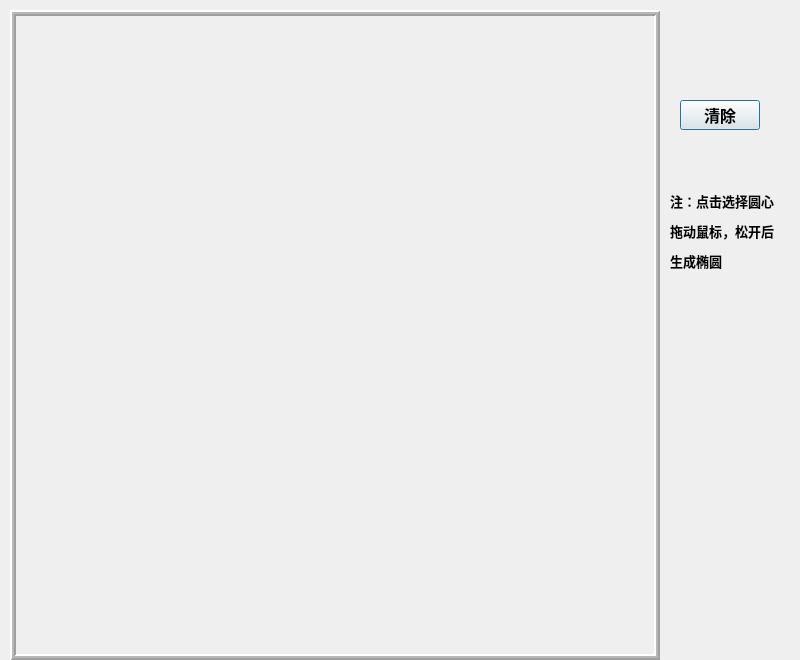
<?xml version="1.0" encoding="UTF-8"?>
<ui version="4.0">
 <class>Ellipse</class>
 <widget class="QDialog" name="Ellipse">
  <property name="geometry">
   <rect>
    <x>0</x>
    <y>0</y>
    <width>800</width>
    <height>660</height>
   </rect>
  </property>
  <property name="windowTitle">
   <string>Dialog</string>
  </property>
  <widget class="QLabel" name="label">
   <property name="geometry">
    <rect>
     <x>10</x>
     <y>10</y>
     <width>650</width>
     <height>650</height>
    </rect>
   </property>
   <property name="frameShape">
    <enum>QFrame::Box</enum>
   </property>
   <property name="frameShadow">
    <enum>QFrame::Raised</enum>
   </property>
   <property name="lineWidth">
    <number>2</number>
   </property>
   <property name="midLineWidth">
    <number>2</number>
   </property>
   <property name="text">
    <string/>
   </property>
  </widget>
  <widget class="QPushButton" name="ClearBtn">
   <property name="geometry">
    <rect>
     <x>680</x>
     <y>100</y>
     <width>80</width>
     <height>30</height>
    </rect>
   </property>
   <property name="font">
    <font>
     <family>Aharoni</family>
     <pointsize>12</pointsize>
     <weight>75</weight>
     <bold>true</bold>
    </font>
   </property>
   <property name="text">
    <string>清除</string>
   </property>
  </widget>
  <widget class="QLabel" name="label_8">
   <property name="geometry">
    <rect>
     <x>670</x>
     <y>190</y>
     <width>121</width>
     <height>21</height>
    </rect>
   </property>
   <property name="font">
    <font>
     <family>Aharoni</family>
     <pointsize>10</pointsize>
     <weight>75</weight>
     <bold>true</bold>
    </font>
   </property>
   <property name="text">
    <string>注：点击选择圆心</string>
   </property>
  </widget>
  <widget class="QLabel" name="label_9">
   <property name="geometry">
    <rect>
     <x>670</x>
     <y>220</y>
     <width>121</width>
     <height>21</height>
    </rect>
   </property>
   <property name="font">
    <font>
     <family>Aharoni</family>
     <pointsize>10</pointsize>
     <weight>75</weight>
     <bold>true</bold>
    </font>
   </property>
   <property name="text">
    <string>拖动鼠标，松开后</string>
   </property>
  </widget>
  <widget class="QLabel" name="label_10">
   <property name="geometry">
    <rect>
     <x>670</x>
     <y>250</y>
     <width>121</width>
     <height>21</height>
    </rect>
   </property>
   <property name="font">
    <font>
     <family>Aharoni</family>
     <pointsize>10</pointsize>
     <weight>75</weight>
     <bold>true</bold>
    </font>
   </property>
   <property name="text">
    <string>生成椭圆</string>
   </property>
  </widget>
 </widget>
 <resources/>
 <connections/>
</ui>
